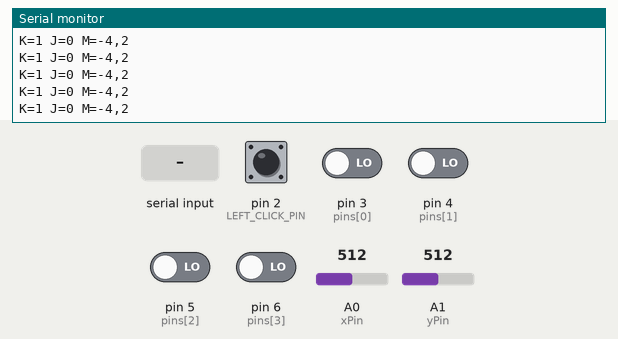
Recording of a sketch running on a simulated Arduino Leonardo, built with avr-gcc and run on an emulated ATmega32U4. On the bench: the last lines printed to the serial monitor. The test bench sets the inputs (shaded band); at power-on: pin 2 (LEFT_CLICK_PIN), pin 3 (pins[0]), pin 4 (pins[1]), pin 5 (pins[2]), pin 6 (pins[3]) LOW, A0 (xPin) = 512, A1 (yPin) = 512. USB keyboard and mouse output is not drawn.

Above: at 3.2 s.
3.3 s: A0 (xPin) set to 690
At 3.9 s:
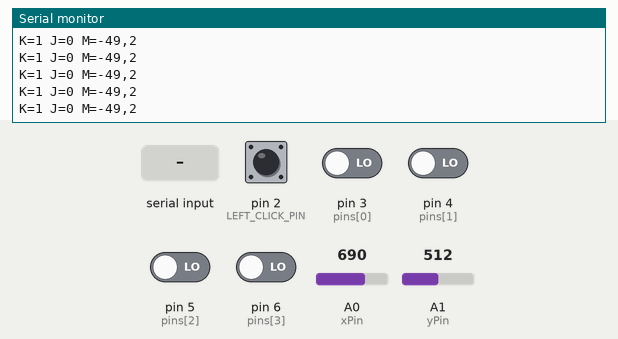
4.8 s: A1 (yPin) set to 690
At 5.4 s:
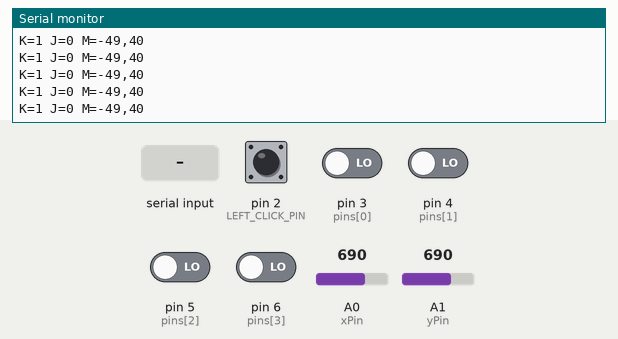
6.3 s: "1" received over Serial
At 7.0 s:
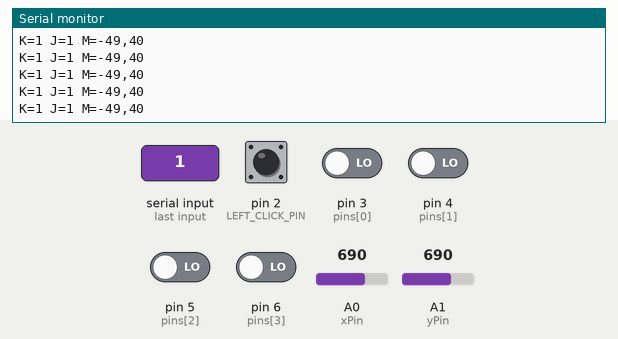
7.8 s: "l" received over Serial
At 8.3 s:
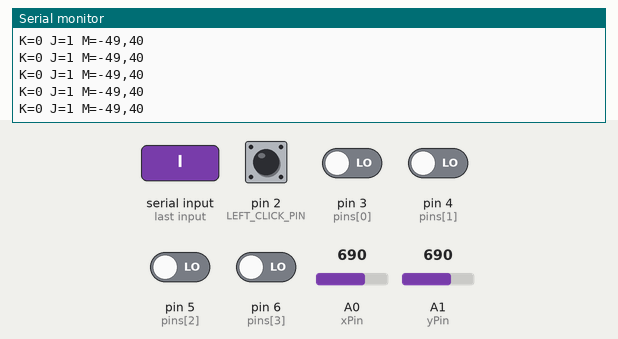
9.3 s: A0 (xPin) set to 670
At 10.1 s:
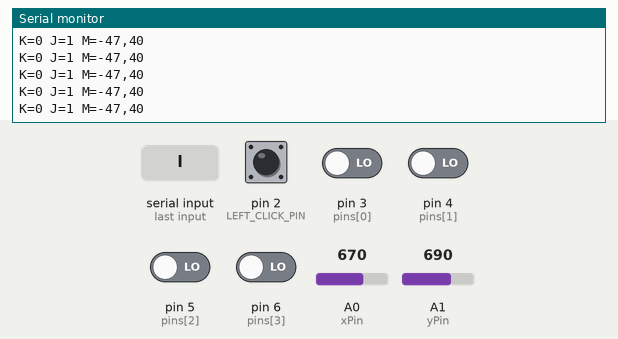
10.8 s: A1 (yPin) set to 670
At 11.7 s:
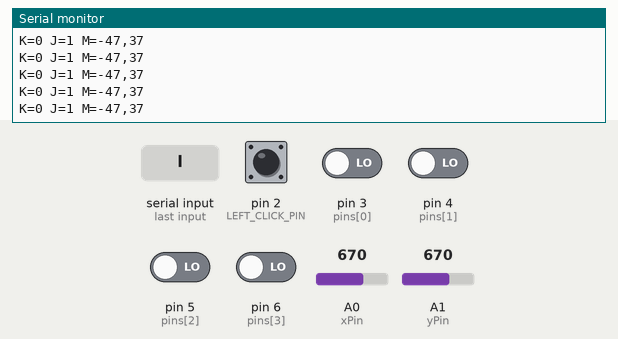
Timing chart, 0 to 13.3 s (numbered marks = the images above; inputs shaded):
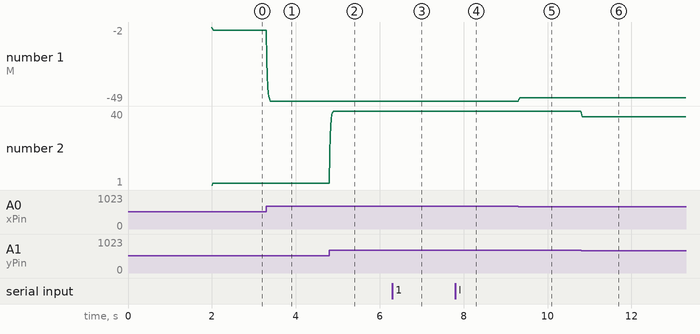

Measured:
- after the input at 3.3 s, the serial monitor: prints a new line at once (image 1)
- after the input at 4.8 s, the serial monitor: prints a new line at once (image 2)
- after the input at 6.3 s, the serial monitor: prints a new line at once (image 3)
- after the input at 7.8 s, the serial monitor: prints a new line at once (image 4)
- after the input at 9.3 s, the serial monitor: prints a new line at once (image 5)
- after the input at 10.8 s, the serial monitor: prints a new line at once (image 6)
- plotted number 1: -4 → -49 after the input at 3.3 s, -49 → -47 after the input at 9.3 s
- plotted number 2: 2 → 40 after the input at 4.8 s, 40 → 37 after the input at 10.8 s

The sketch:

ARDUINO_keyjoy.ino
```cpp
#include <Keyboard.h>
#include <Mouse.h>

int pins[11] = {3, 4, 5, 6, 7, 8, 9, 10, 11, 12, 13};
//- SET YOUR LIST OF KEYBOARD KEYS YOU WANT TO TRIGGER
int keys[11] = {'w', 'a', 's', 'd', ' ', 'e', 'f', 'g', 'h', 'i', 'j'};
//- HOW MANY KEYS DO YOU WANT TO ENABLE, ONLY use what you need
int totalPins = 4;

int startKeyboardEnabled = 1;  //- SET "0" for KEYBOARD debug mode
int startJoystickEnabled = 0;  //- SET "0" for MOUSE debug mode

/*-------------------------------------------------------------

IN THE Serial Monitor you can Enable or Disable the Keyboard
or the Mouse control by typing:
1 or 0 : Enable/Disable Mouse
k or l : Enable/Disable Keyboard

Left-Mouse-Click is always enabled on and dedicated to pin 2

/ ------------------------------------------------------------- */

const int xPin = A0;
const int yPin = A1;

const int xMin = 300;
const int xMax = 680;
const int yMin = 260;
const int yMax = 730;

const float smoothingFactor = 0.4;

float smoothX = 0;
float smoothY = 0;

int keyboardEnabled = 0;
int joystickEnabled = 1;

void setup() {
  Keyboard.begin();
  Mouse.begin();
  Serial.begin(115200);

  for (int i = 0; i < totalPins; i++) {
    pinMode(pins[i], INPUT);
  }

  pinMode(2, INPUT); // LEFT CLICK PIN

  keyboardEnabled = startKeyboardEnabled;
  joystickEnabled = startJoystickEnabled;

  delay(2000);
}

void loop() {

  if (Serial.available() > 0) {
    char c = Serial.read();

    if (c == '1') joystickEnabled = 1;
    if (c == '0') joystickEnabled = 0;
    if (c == 'k') keyboardEnabled = 1;
    if (c == 'l') keyboardEnabled = 0;
  }

  // keyboard
  for (int i = 0; i < totalPins; i++) {
    if (keyboardEnabled == 1) {
      if (digitalRead(pins[i]) == HIGH) {
        Keyboard.press(keys[i]);
      } else {
        Keyboard.release(keys[i]);
      }
    } else {
      Keyboard.release(keys[i]);
    }
  }

  // mouse movement
  int x = analogRead(xPin);
  int y = analogRead(yPin);

  x = constrain(x, xMin, xMax);
  y = constrain(y, yMin, yMax);

  x = x - ((xMin + xMax) / 2);
  y = y - ((yMin + yMax) / 2);

  x = map(x, -(xMax - xMin) / 2, (xMax - xMin) / 2, 50, -50);
  y = map(y, -(yMax - yMin) / 2, (yMax - yMin) / 2, -50, 50);

  smoothX += (x - smoothX) * smoothingFactor;
  smoothY += (y - smoothY) * smoothingFactor;

  // LEFT CLICK (pin 2)
  if (digitalRead(2) == HIGH) {
    Mouse.press(MOUSE_LEFT);
  } else {
    Mouse.release(MOUSE_LEFT);
  }

  if (joystickEnabled == 1) {
    Mouse.move((int)smoothX, (int)smoothY, 0);
  } else {
    Mouse.release(MOUSE_LEFT);
  }

  Serial.print("K=");
  Serial.print(keyboardEnabled);
  Serial.print(" J=");
  Serial.print(joystickEnabled);
  Serial.print(" M=");
  Serial.print((int)smoothX);
  Serial.print(",");
  Serial.println((int)smoothY);

  delay(10);
}
```
